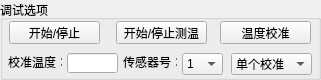
  <widget class="QGroupBox" name="groupBox_3">
   <property name="geometry">
    <rect>
     <x>396</x>
     <y>3</y>
     <width>321</width>
     <height>80</height>
    </rect>
   </property>
   <property name="title">
    <string>调试选项</string>
   </property>
   <widget class="QPushButton" name="pushButton_CalTemp">
    <property name="geometry">
     <rect>
      <x>220</x>
      <y>21</y>
      <width>91</width>
      <height>23</height>
     </rect>
    </property>
    <property name="text">
     <string>温度校准</string>
    </property>
   </widget>
   <widget class="QPushButton" name="pushButton_StartGetTemp">
    <property name="geometry">
     <rect>
      <x>116</x>
      <y>21</y>
      <width>91</width>
      <height>23</height>
     </rect>
    </property>
    <property name="text">
     <string>开始/停止测温</string>
    </property>
   </widget>
   <widget class="QComboBox" name="comboBox_CalMethod">
    <property name="geometry">
     <rect>
      <x>231</x>
      <y>53</y>
      <width>81</width>
      <height>22</height>
     </rect>
    </property>
    <item>
     <property name="text">
      <string>单个校准</string>
     </property>
    </item>
    <item>
     <property name="text">
      <string>批量校准</string>
     </property>
    </item>
   </widget>
   <widget class="QPushButton" name="pushButton_DebugCMD">
    <property name="geometry">
     <rect>
      <x>9</x>
      <y>21</y>
      <width>91</width>
      <height>23</height>
     </rect>
    </property>
    <property name="text">
     <string>开始/停止</string>
    </property>
    <property name="checkable">
     <bool>false</bool>
    </property>
   </widget>
   <widget class="QLabel" name="label">
    <property name="geometry">
     <rect>
      <x>8</x>
      <y>56</y>
      <width>54</width>
      <height>12</height>
     </rect>
    </property>
    <property name="text">
     <string>校准温度：</string>
    </property>
   </widget>
   <widget class="QLineEdit" name="lineEdit_CalTemp">
    <property name="geometry">
     <rect>
      <x>67</x>
      <y>53</y>
      <width>51</width>
      <height>20</height>
     </rect>
    </property>
   </widget>
   <widget class="QLabel" name="label_8">
    <property name="geometry">
     <rect>
      <x>123</x>
      <y>56</y>
      <width>54</width>
      <height>12</height>
     </rect>
    </property>
    <property name="text">
     <string>传感器号：</string>
    </property>
   </widget>
   <widget class="QComboBox" name="comboBox_SensorID">
    <property name="geometry">
     <rect>
      <x>182</x>
      <y>53</y>
      <width>41</width>
      <height>22</height>
     </rect>
    </property>
    <item>
     <property name="text">
      <string>1</string>
     </property>
    </item>
    <item>
     <property name="text">
      <string>2</string>
     </property>
    </item>
    <item>
     <property name="text">
      <string>3</string>
     </property>
    </item>
    <item>
     <property name="text">
      <string>4</string>
     </property>
    </item>
    <item>
     <property name="text">
      <string>5</string>
     </property>
    </item>
    <item>
     <property name="text">
      <string>6</string>
     </property>
    </item>
    <item>
     <property name="text">
      <string>7</string>
     </property>
    </item>
    <item>
     <property name="text">
      <string>8</string>
     </property>
    </item>
    <item>
     <property name="text">
      <string>9</string>
     </property>
    </item>
    <item>
     <property name="text">
      <string>10</string>
     </property>
    </item>
    <item>
     <property name="text">
      <string>11</string>
     </property>
    </item>
    <item>
     <property name="text">
      <string>12</string>
     </property>
    </item>
   </widget>
  </widget>
